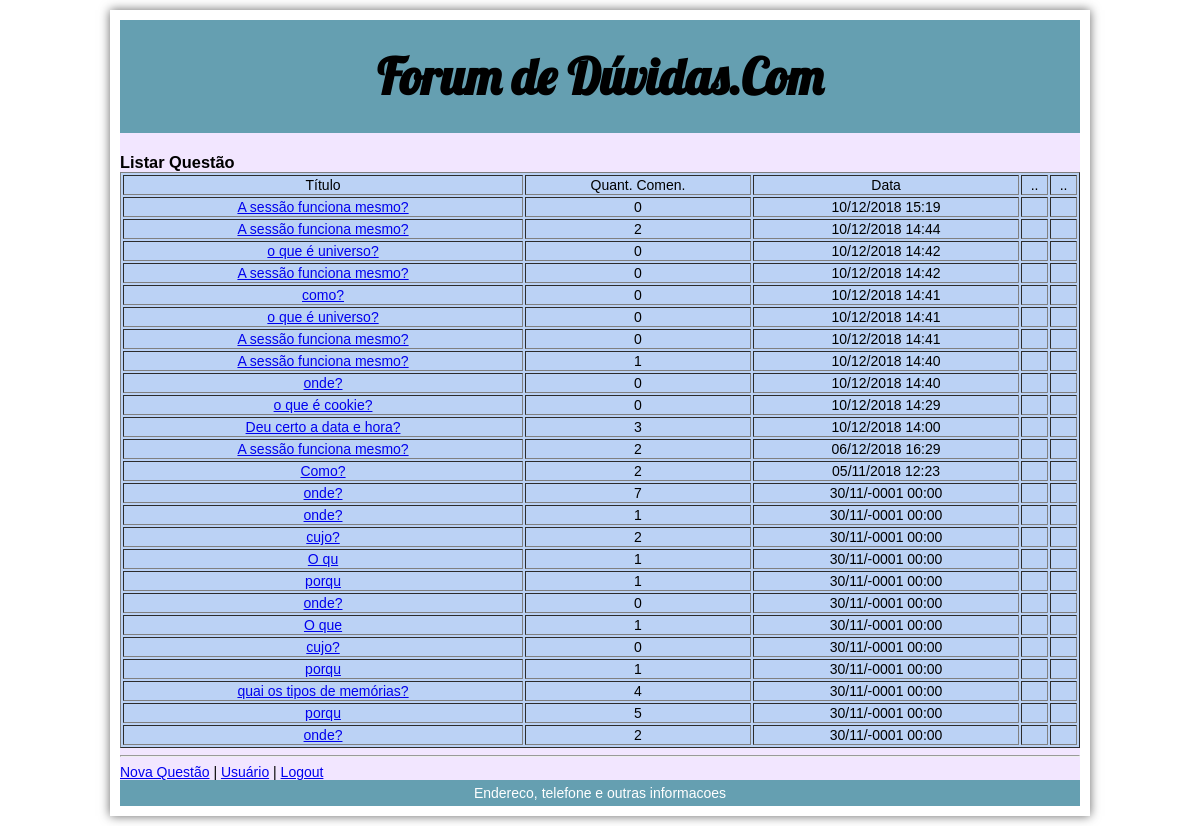
The app's page /questao_listar.php (signed in) with its own data.
### tables this page shows
CREATE TABLE `tb_questao` (
  `Id` int(11) NOT NULL,
  `questao` varchar(255) NOT NULL,
  `Data` datetime NOT NULL DEFAULT '0000-00-00 00:00:00' ON UPDATE CURRENT_TIMESTAMP,
  `Usuario` int(11) NOT NULL
);

### questao_listar.php (the view, shortened to what this page needs)
<?php
$conexao = mysqli_connect("localhost", "root","","forum");
$sql = "SELECT q.Id, q.questao, q.Data, q.Usuario, COUNT(c.comentario) AS quantidade
FROM tb_questao AS q LEFT JOIN tb_comentario AS c ON (q.id = c.id_questao)
GROUP BY q.Id, q.questao, q.Data
ORDER BY Data DESC";
$resultado = mysqli_query($conexao, $sql);
?>
<!DOCTYPE html>
<html>
<head>
</head>
<body>
	<main>
        <header>
         <h1>Forum de Dúvidas.Com</h1>
         </header>
<article>
	<section>
		 <h1>Listar Questão</h1>
 <table border="1">
	<tr>
		<td>Título</td>
		<td>Quant. Comen.</td>
		<td>Data</td>
		<td>..</td>
		<td>..</td>
	</tr>
	<?php while($linha = mysqli_fetch_assoc($resultado)): ?>
	<tr>
		<td><a href="comentario_listar.php?idquestao=<?=$linha["Id"];?>"><?=$linha["questao"];?></a></td>
		<td><?=$linha["quantidade"];?></td>
		<td><?=date_format(date_create($linha["Data"]),"d/m/Y H:i")?></td>
		<td>
        </td>
		<td>
        </td>
	</tr>
	<?php endwhile; ?>
</table>
<hr>
	</section>
</article>
<?php
	if (isset($_SESSION["usuario_id"])):
?>
	<a href="questao_nova.php">Nova Questão</a> |
	<a href="login_editar.php?id=<?=$_SESSION["usuario_id"]?>">Usuário</a> |
	<a href="logout.php">Logout</a>
<?php else: ?>
	<a href="login.php"><h1>Login</h1>
	</a>
<?php endif;?>
<footer>Endereco, telefone e outras informacoes</footer>
</main>
</body>
</html>

### questao_listar.php (style rules this page uses)
html, body, h1 { margin:0; padding:0; }
article, header, footer, nav { display:block; }
body { width:960px; font-family:Arial, Helvetica, sans-serif; font-size:14px; box-shadow: 0 0 10px #666; margin:10px auto; padding:10px; }
main { background-color: rgb(242, 230, 255); }
section { clear: both; }
table { text-align:center; background-color:rgb(187,210,245); height:500px; width:960px; clear: both; }
header { padding:25px; background-color:rgb(101,159,177); text-align:center; margin-bottom:20px; font-family: 'Lobster', cursive; font-size: 25px; }
footer { padding:5px; background-color:rgb(101,159,177); text-align:center; color:rgb(255,255,255); }

### records on screen
tb_questao: questao "A sessão funciona mesmo?", quantidade "0", Data "10/12/2018 15:19"
tb_questao: questao "A sessão funciona mesmo?", quantidade "2", Data "10/12/2018 14:44"
tb_questao: questao "o que é universo?", quantidade "0", Data "10/12/2018 14:42"
tb_questao: questao "A sessão funciona mesmo?", quantidade "0", Data "10/12/2018 14:42"
tb_questao: questao "como?", quantidade "0", Data "10/12/2018 14:41"
tb_questao: questao "o que é universo?", quantidade "0", Data "10/12/2018 14:41"
tb_questao: questao "A sessão funciona mesmo?", quantidade "0", Data "10/12/2018 14:41"
tb_questao: questao "A sessão funciona mesmo?", quantidade "1", Data "10/12/2018 14:40"
tb_questao: questao "onde?", quantidade "0", Data "10/12/2018 14:40"
tb_questao: questao "o que é cookie?", quantidade "0", Data "10/12/2018 14:29"
tb_questao: questao "Deu certo a data e hora?", quantidade "3", Data "10/12/2018 14:00"
tb_questao: questao "A sessão funciona mesmo?", quantidade "2", Data "06/12/2018 16:29"
tb_questao: questao "Como?", quantidade "2", Data "05/11/2018 12:23"
tb_questao: questao "onde?", quantidade "7", Data "30/11/-0001 00:00"
tb_questao: questao "onde?", quantidade "1", Data "30/11/-0001 00:00"
tb_questao: questao "cujo?", quantidade "2", Data "30/11/-0001 00:00"
tb_questao: questao "O qu", quantidade "1", Data "30/11/-0001 00:00"
tb_questao: questao "porqu", quantidade "1", Data "30/11/-0001 00:00"
tb_questao: questao "onde?", quantidade "0", Data "30/11/-0001 00:00"
tb_questao: questao "O que", quantidade "1", Data "30/11/-0001 00:00"
tb_questao: questao "cujo?", quantidade "0", Data "30/11/-0001 00:00"
tb_questao: questao "porqu", quantidade "1", Data "30/11/-0001 00:00"
tb_questao: questao "quai os tipos de memórias?", quantidade "4", Data "30/11/-0001 00:00"
tb_questao: questao "porqu", quantidade "5", Data "30/11/-0001 00:00"
tb_questao: questao "onde?", quantidade "2", Data "30/11/-0001 00:00"
